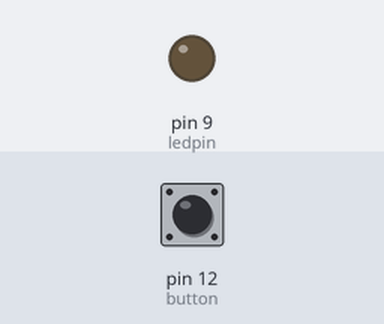
Bench run of a sketch on a simulated Arduino Uno, built with avr-gcc and run on an emulated ATmega328P. Parts: output pins drawn as LEDs (lit = HIGH). The test bench sets the inputs (shaded band); at power-on: pin 12 (button) HIGH.

Above: at 1.2 s.
1.3 s: pin 12 (button) pulled LOW for 0.15 s
At 1.37 s:
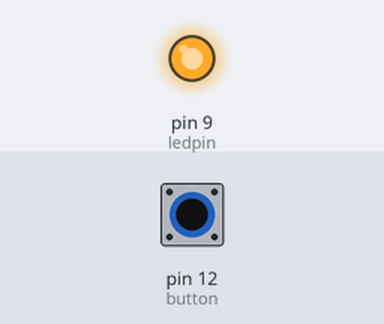
2.9 s: pin 12 (button) pulled LOW for 3.2 s
At 6.9 s:
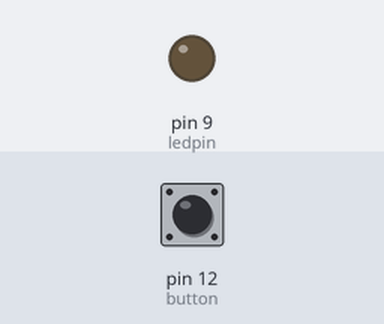
Timing chart, 0 to 8.4 s (numbered marks = the images above; inputs shaded):
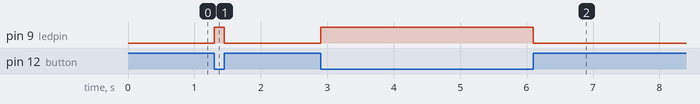

Measured:
- after the input at 1.3 s, pin 9 (ledpin): LOW → HIGH at once, → LOW 0.15 s later
- after the input at 2.9 s, pin 9 (ledpin): LOW → HIGH at once, → LOW 3.2 s later

The sketch:

class_1.ino
```cpp
int ledpin = 9;
int button = 12;
bool buttonState;

void setup() {
  pinMode(ledpin, OUTPUT);
  pinMode(button, INPUT);
}

void loop() {
  // put your main code here, to run repeatedly:
  buttonState = digitalRead(button);
  if (!buttonState) {
    digitalWrite(ledpin,HIGH);
  }
  else {
    digitalWrite(ledpin, LOW);
  }


}
/* This Arduino code sets up a simple circuit where an LED is controlled by a push button. Let's break it down step by step:

Variable Declarations:

ledpin: This variable is assigned the value 9, representing the digital pin to which the LED is connected.
button: This variable is assigned the value 12, representing the digital pin to which the push button is connected.
buttonState: This variable is of boolean type (true/false) and will be used to store the state of the push button.
Setup Function (setup()):

pinMode(ledpin, OUTPUT): This line configures the ledpin as an output pin, indicating that it will be used to send signals to the LED.
pinMode(button, INPUT): This line configures the button pin as an input pin, indicating that it will be used to read the state of the push button.
Loop Function (loop()):

This function runs repeatedly as long as the Arduino is powered on.
buttonState = digitalRead(button): This line reads the state of the push button (whether it's pressed or not) and stores the result in the buttonState variable.
if (!buttonState) { digitalWrite(ledpin, HIGH); }: This conditional statement checks if the buttonState is false, meaning the button is pressed (assuming the button is wired such that it reads LOW when pressed). If the button is pressed, it turns the LED on by setting the ledpin to HIGH (5V).
else { digitalWrite(ledpin, LOW); }: If the button is not pressed (buttonState is true), it turns off the LED by setting the ledpin to LOW (0V).
Overall, this code creates a simple circuit where pressing the push button turns the LED on, and releasing it turns the LED off.


 */
```
